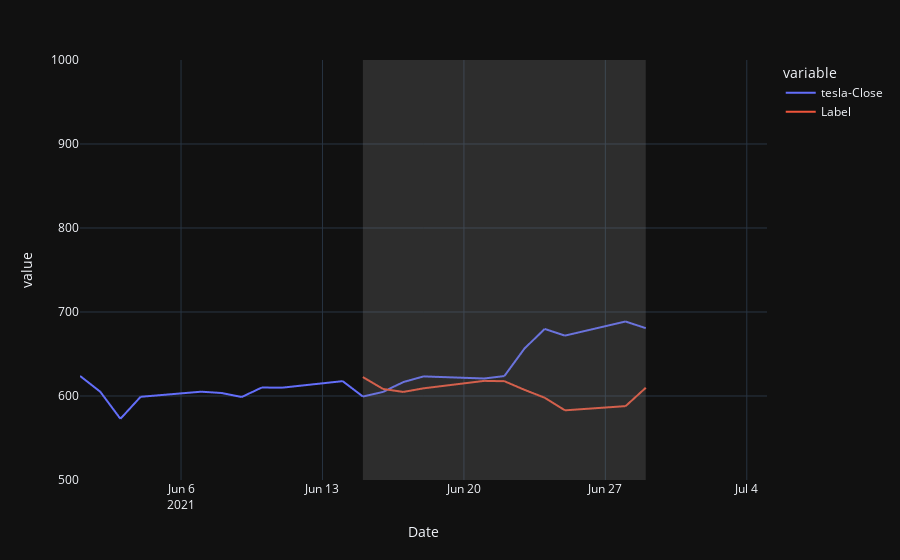

Notebook code for this chart:
### Code cell
# line plot
import plotly.graph_objects as go
fig = go.Figure(px.line(total_data_w_test, x='Date', y=["tesla-Close", "Label"], template = 'plotly_dark'), layout_yaxis_range=[500,1000], layout_xaxis_range=['2021-06-01', '2021-07-05'])
# add a vertical rectange for test-set separation
fig.add_vrect(x0='2021-6-15', x1='2021-06-29', fillcolor="grey", opacity=0.25, line_width=0)
fig.show()

### Figure 1 — Plotly figure (JSON) as saved in the notebook; plotly's stock layout.template omitted (floating-point values rounded to 4 significant figures; data arrays with more than 128 entries replaced by an {"elided": "..."} marker saying what was removed)
{"data": [{"hovertemplate": "variable=tesla-Close<br>Date=%{x}<br>value=%{y}<extra></extra>", "legendgroup": "tesla-Close", "line": {"color": "#636efa", "dash": "solid"}, "marker": {"symbol": "circle"}, "mode": "lines", "name": "tesla-Close", "showlegend": true, "type": "scattergl", "x": {"elided": "2142 str values"}, "xaxis": "x", "y": {"elided": "2142 float values"}, "yaxis": "y"}, {"hovertemplate": "variable=Label<br>Date=%{x}<br>value=%{y}<extra></extra>", "legendgroup": "Label", "line": {"color": "#EF553B", "dash": "solid"}, "marker": {"symbol": "circle"}, "mode": "lines", "name": "Label", "showlegend": true, "type": "scattergl", "x": {"elided": "2142 str values"}, "xaxis": "x", "y": {"elided": "2142 float values"}, "yaxis": "y"}], "layout": {"legend": {"title": {"text": "variable"}, "tracegroupgap": 0}, "margin": {"t": 60}, "shapes": [{"fillcolor": "grey", "line": {"width": 0}, "opacity": 0.25, "type": "rect", "x0": "2021-6-15", "x1": "2021-06-29", "xref": "x", "y0": 0, "y1": 1, "yref": "y domain"}], "xaxis": {"anchor": "y", "domain": [0, 1], "range": ["2021-06-01", "2021-07-05"], "title": {"text": "Date"}}, "yaxis": {"anchor": "x", "domain": [0, 1], "range": [500, 1000], "title": {"text": "value"}}}}
